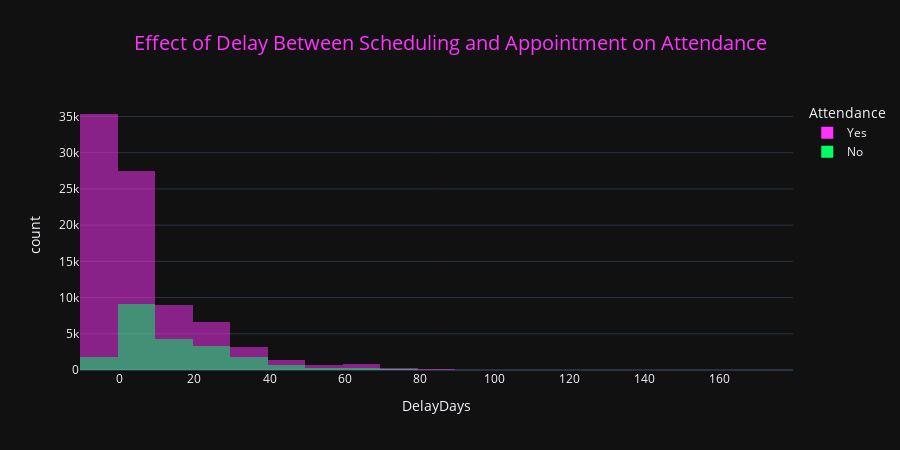

Write notebook code for a chart like this one.
### Markdown cell above
#### Effect of Delay Between Scheduling and Appointment on Attendance

### Code cell
fig_dealy = px.histogram(
    df,
    x='DelayDays',
    color='Attendance',
    nbins=30,
    barmode='overlay',
    title='Effect of Delay Between Scheduling and Appointment on Attendance',
    color_discrete_sequence=colors_delay_appointments,
    template=template_style
)
fig_dealy.update_layout(
    height=450,
    title_font=dict(size=20, color=colors_delay_appointments[0]),
    title_x=0.5
)

### Figure 1 — Plotly figure (JSON) as saved in the notebook; plotly's stock layout.template omitted (floating-point values rounded to 4 significant figures; data arrays with more than 128 entries replaced by an {"elided": "..."} marker saying what was removed)
{"data": [{"bingroup": "x", "hovertemplate": "Attendance=Yes<br>DelayDays=%{x}<br>count=%{y}<extra></extra>", "legendgroup": "Yes", "marker": {"color": "#ff33ff", "opacity": 0.5, "pattern": {"shape": ""}}, "name": "Yes", "nbinsx": 30, "orientation": "v", "showlegend": true, "x": {"elided": "85303 int values"}, "xaxis": "x", "yaxis": "y", "type": "histogram"}, {"bingroup": "x", "hovertemplate": "Attendance=No<br>DelayDays=%{x}<br>count=%{y}<extra></extra>", "legendgroup": "No", "marker": {"color": "#00ff66", "opacity": 0.5, "pattern": {"shape": ""}}, "name": "No", "nbinsx": 30, "orientation": "v", "showlegend": true, "x": {"elided": "21677 int values"}, "xaxis": "x", "yaxis": "y", "type": "histogram"}], "layout": {"xaxis": {"anchor": "y", "domain": [0.0, 1.0], "title": {"text": "DelayDays"}}, "yaxis": {"anchor": "x", "domain": [0.0, 1.0], "title": {"text": "count"}}, "legend": {"title": {"text": "Attendance"}, "tracegroupgap": 0}, "title": {"text": "Effect of Delay Between Scheduling and Appointment on Attendance", "font": {"size": 20, "color": "#ff33ff"}, "x": 0.5}, "barmode": "overlay", "height": 450}}
